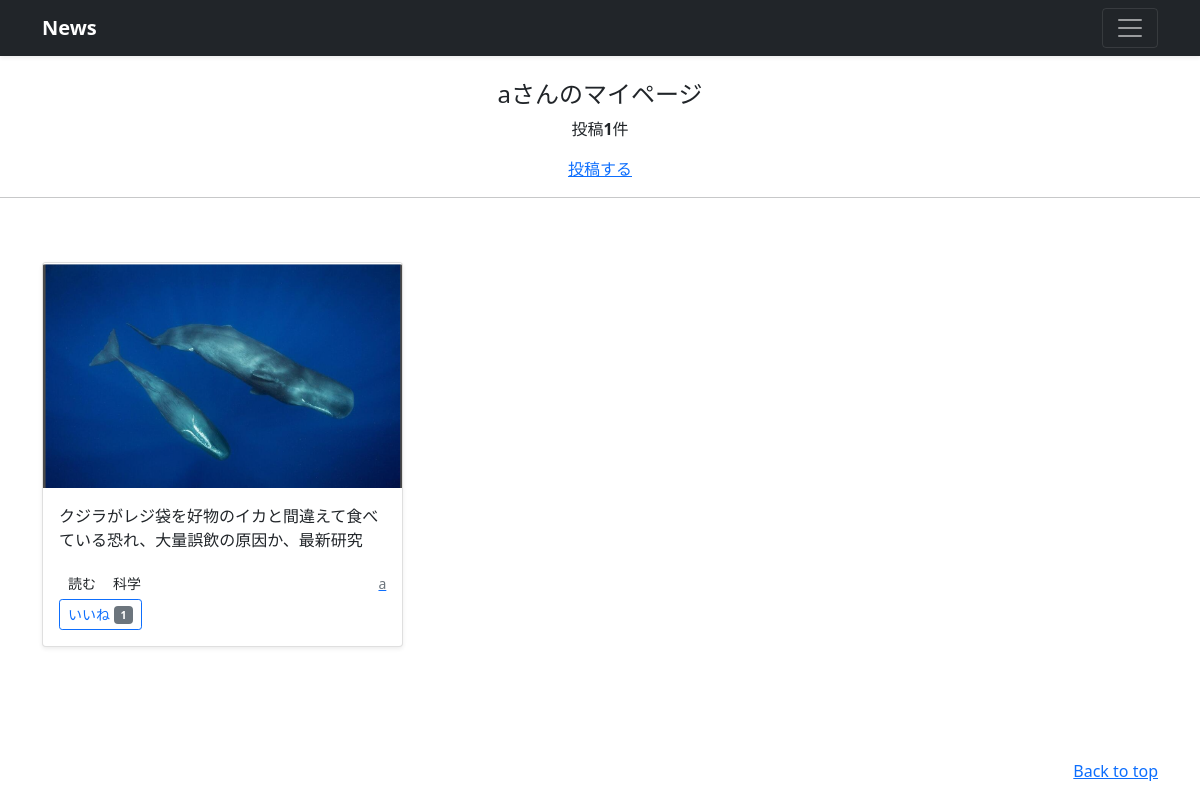
The app's page /mypage/ (signed in) with its own data.
### accounts/models.py (models this page shows)
class CustomUser(AbstractUser):
    pass

### news/models.py (models this page shows, shortened)
class NewsPost(models.Model):
    user = models.ForeignKey(
        CustomUser,
        verbose_name='ユーザー',
        on_delete=models.CASCADE
        )
    category=models.ForeignKey(
        Category,
        verbose_name='カテゴリ',
        on_delete=models.PROTECT
        )
    title = models.CharField(
        verbose_name='タイトル',
        max_length=200
        )
    comment = models.TextField(
        verbose_name='コメント',
        )
    image1 = models.ImageField(
        verbose_name='イメージ１',
        upload_to = 'news'
        )
    image2 = models.ImageField(
        verbose_name='イメージ２',
        upload_to='news',
        blank=True,
        null=True
        )
    posted_at = models.DateTimeField(
        verbose_name='投稿日時',
        auto_now_add=True
        )

class Category(models.Model):
    title = models.CharField(
        verbose_name='カテゴリ',
        max_length=20)

### news/views.py (the view)
# urls.py: path('mypage/', views.MypageView.as_view(), name = 'mypage'),
class MypageView(ListView):
    template_name = 'mypage.html'
    paginate_by = 9
    def get_queryset(self):
        queryset = NewsPost.objects.filter(
            user=self.request.user).order_by('-posted_at')
        return queryset

### news/templates/mypage.html (shortened to what this page needs)
{% extends 'base.html' %}
    {% block contents %}
    {% if user.is_authenticated %}
        <br>
        <div style="text-align: center">
            <h4>{{user.username}}さんのマイページ</h4>
            {% if object_list.count == 0 %}
                <p>{{user.username}}さんの投稿はありません</p>
            {% else %}
                <p>投稿<strong>{{object_list.count}}</strong>件</p>
            {% endif %}
            <a href="{% url 'news:post' %}">投稿する</a>
        </div>
        <hr>
    {% endif %}
    {% include "news_list.html" %}
    {% endblock %}

### news/templates/news_list.html (shortened to what this page needs)
{% load static %}
  <div class="album py-5 bg-body-tertiary">
    <div class="container">
      <div class="row row-cols-1 row-cols-sm-2 row-cols-md-3 g-3">
        {% for record in object_list %}
        <div class="col">
          <div class="card shadow-sm">
            <img src="{{ record.image1.url }}"
              class="bd-placeholder-img card-img-top"
              width="100%" height="225"
              xmlns="http://www.w3.org/2000/svg"
              role="img" aria-label="Placeholder: Thumbnail"
              preserveAspectRatio="xMidYMid slice"
              focusable="false">
              <rect width="100%" height="100%" fill="#55595c"/>
            <div class="card-body">
              <p class="card-text">
                {{record.title}}
              </p>
              <div class="d-flex justify-content-between align-items-center">
                <div class="btn-group">
                  <button type="button"
                          class="btn btn-sm btn-outlins-secondary"
onclick="location.href='{% url 'news:news_detail' record.pk %}'">
                            読む</button>
                  <button type="button"
                          class="btn btn-sm btn-outlins-secondary"
onclick="location.href='{% url 'news:news_cat' category=record.category.id %}'">
                          {{record.category.title}}</button>
                        </body>
                      </html>
                <a href="{% url 'news:user_list' user=record.user.id %}">
                  <small class="text-muted">
                    {{record.user.username}}</small>
                </a>
              {% if user.is_authenticated %}
                <form method="POST" action="{% url 'news:like_post' record.pk %}">
                  <button type="submit" class="btn btn-sm btn-outline-primary">
                    いいね <span class="badge bg-secondary">{{ record.likes.count }}</span>
                  </button>
                </form>
                {% endif %}
        {% endfor %}

### news/templates/base.html (style rules this page uses)
.bd-placeholder-img { font-size: 1.125rem; text-anchor: middle; -webkit-user-select: none; -moz-user-select: none; user-select: none; }

### records on screen
CustomUser: username "a"
NewsPost: image1 (picture), title "クジラがレジ袋を好物のイカと間違えて食べている恐れ、大量誤飲の原因か、最新研究", category "科学", user.username "a", likes.count "1"

### other values on screen
{{ object_list.count }} "1"
